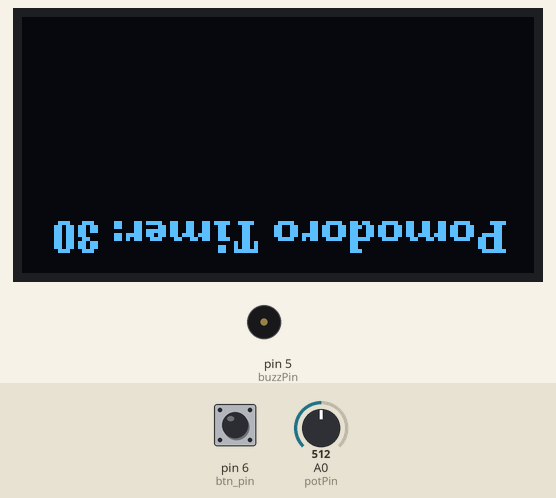
Simulated run of this sketch. Board: Arduino Uno, built with avr-gcc and run on an emulated ATmega328P. Shown: 128×64 one-colour display, buzzer (waves = sounding, pin HIGH). The inputs (shaded band) are chosen by the test bench; at power-on: pin 6 (btn_pin) LOW, A0 (potPin) = 512.

Above: at 1.8 s.
1.9 s: pin 6 (btn_pin) pulled HIGH for 1.3 s
At 3.0 s:
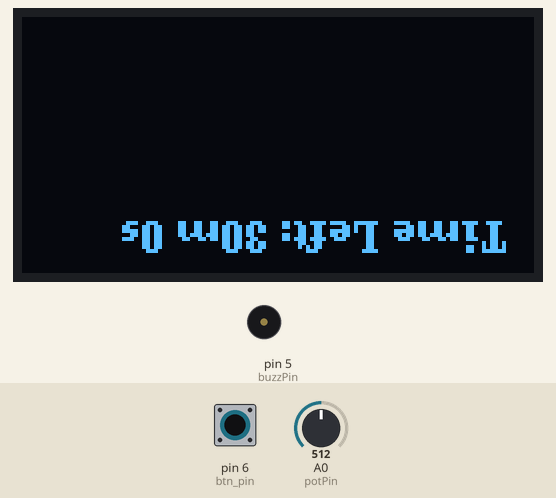
At 4.1 s:
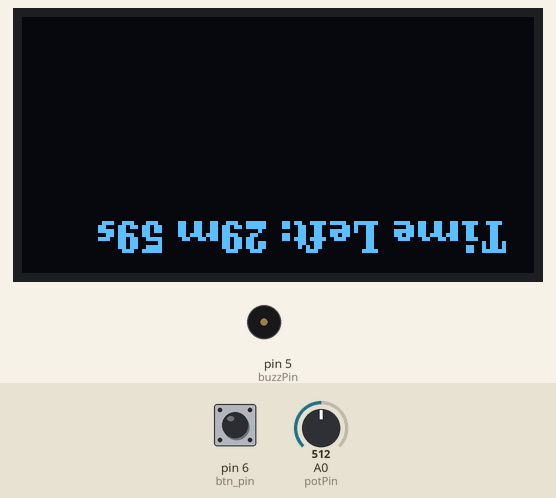
Timing chart, 0 to 5.6 s (numbered marks = the images above; inputs shaded):
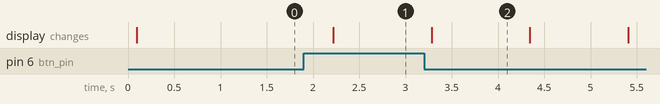

The sketch:

arduino_pomodoro_timer.ino
```cpp
#include <U8g2lib.h>
#include <SPI.h>
#include <Wire.h>

// Initialize the display object using the U8G2 library for a 128x64 SSD1306
//OLED display with hardware I2C
U8G2_SSD1306_128X64_NONAME_F_HW_I2C u8g2(U8G2_R0, /* clock=*/ SCL, \
/* data=*/ SDA, /* reset=*/ U8X8_PIN_NONE);  // High-speed I2C

// Pin assignments
const int btn_pin = 6;       // Button pin
const int potPin = A0;       // Potentiometer pin
const int buzzPin = 5;       // Buzzer pin

// Variables for countdown functionality
int countdownDuration = 0;   // Countdown duration in seconds
int countdownDuration_min = 0; // Countdown duration in minutes
boolean buttonState;         // State of the button
unsigned long startTime = 0; // Variable to store the start time

// Setup function, runs once at the beginning
void setup() {
  u8g2.begin();               // Initialize the display
  pinMode(buzzPin, OUTPUT);    // Set buzzer pin as output
  pinMode(btn_pin, INPUT);     // Set button pin as input
}

// Function to print text on the OLED display
void oled_print(const char *text){
  u8g2.clearBuffer();                    // Clear the internal memory of the display
  u8g2.setFont(u8g2_font_ncenB08_tr);    // Choose a suitable font
  u8g2.setFontDirection(2);              // Rotate text 180 degrees
  u8g2.drawStr(120,50,text);             // Write text to the internal memory
  u8g2.sendBuffer();                     // Transfer internal memory to the display
  delay(1000);                           // Delay for 1 second
}

// Function to set the countdown duration based on the potentiometer value
void setCountdownDuration() {
  String countdown;
  int potValue = analogRead(potPin);

  // Map potentiometer value to countdown range (1 minute to 60 minutes)
  countdownDuration = map(potValue, 1023, 0, 1, 60) * 60;
  countdownDuration_min = countdownDuration / 60;
  countdown += "Pomodoro Timer: " + String(countdownDuration_min);

  //.c_str() method returns a pointer to the C-style null-terminated
  //version of the String object it is called on.
  oled_print(countdown.c_str());
}

// Function to start the countdown timer
void startCountdown() {
  startTime = millis();  // Store the current time as the start time
}

// Function to get the remaining time in seconds
int getTimeRemaining() {
  unsigned long currentTime = millis();
  // Convert milliseconds to seconds
  int elapsedTime = (currentTime - startTime) / 1000;
  // Ensure timeRemaining is not negative
  int timeRemaining = max(0, countdownDuration - elapsedTime);
  return timeRemaining;
}

// Main loop function, runs repeatedly
void loop() {
  setCountdownDuration();  // Set the countdown duration based on potentiometer value

  buttonState = digitalRead(btn_pin);  // Read the state of the button

  if (buttonState == HIGH) {
    startCountdown();  // Start the countdown when the button is pressed

    while (getTimeRemaining() > 0) {
      // Display the remaining time on the OLED display

      //timeRemaining is divided by 60 to give minutes remaining.
      //The remainder of dividing timeRemaining by 60 is found to give seconds remaining.
      String displayString = "Time Left: " + String(getTimeRemaining() / 60) + "m " \
      + String(getTimeRemaining() % 60) + "s";

      oled_print(displayString.c_str());
    }

    // Countdown complete, activate buzzer and display message.
    while(1){
      buttonState = digitalRead(btn_pin);
      oled_print("Countdown Finished!");
      tone(buzzPin, 260, 500);

      if (buttonState == HIGH){
        break;
      }
    }
  }
}
```

Measured:
- after the input at 1.9 s, the display: changes after 0.32 s (image 1)
